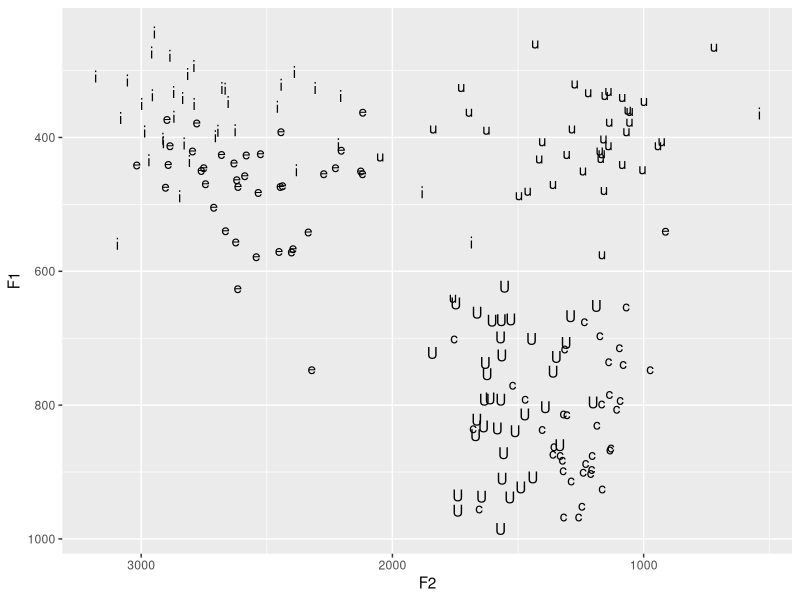

Write R code to recreate this figure.
## ---- chunk 1
knitr::opts_chunk$set(message=FALSE,warning=FALSE, cache=TRUE)
## ---- chunk 2
library(ggplot2)
data_24 <- read.csv("LING2200_vowels_2024.csv", header=TRUE)
vowel_space_24 <- ggplot(data_24, aes(x=F2, y=F1, label=Vowel)) + geom_text() + scale_x_reverse() + scale_y_reverse()
vowel_space_24
